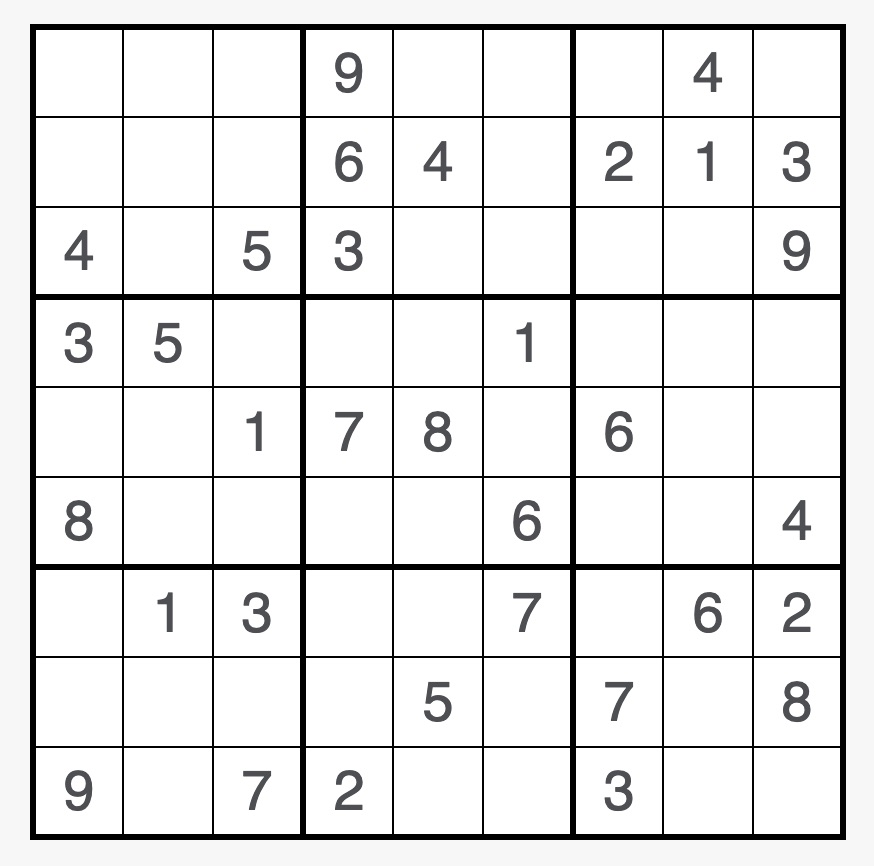
#> input picture sudoku-solver-api/sudoku_images/puzzle1.jpeg, 874 x 866 px
$ python -i process.py   (imports and definitions only)
#> lines starting #> are read from the running program, lines starting #| are printed output that depends on the picture
#> further down, picture is the input picture: shape (866, 874, 3); mean B, G, R 231, 230.9, 230.9
import cv2
import numpy as np
from . import utils


# [49 lines left out: functions findSudokuBox, extractSudokuBox, not called in this run]


def getGridLines(img):
    tmp = img.copy()

    row_len = img.shape[0]
#> row_len = 866
    col_len = img.shape[1]
#> col_len = 874

    row_size = row_len // 13
#> row_size = 66
    col_size = col_len // 13
#> col_size = 67

    row_kernel = cv2.getStructuringElement(cv2.MORPH_RECT, (row_size, 1))
    col_kernel = cv2.getStructuringElement(cv2.MORPH_RECT, (1, col_size))
#> col_kernel = 67 values from 1 to 1

    horizontal = cv2.erode(tmp, row_kernel)
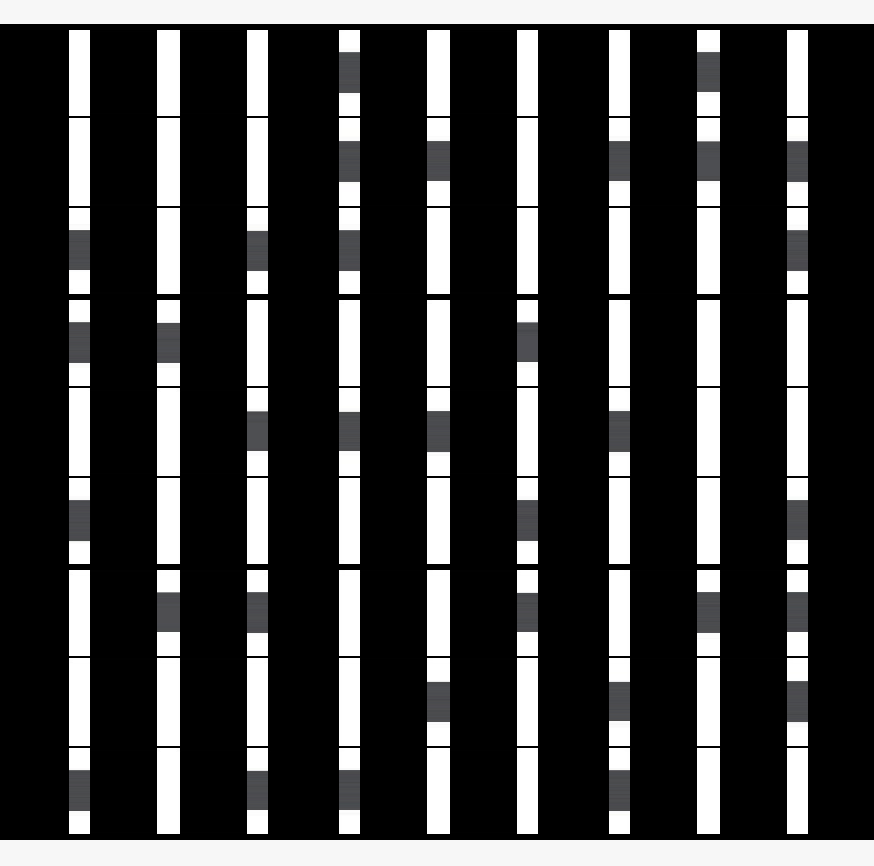
#> horizontal: shape (866, 874, 3); mean B, G, R 58.8, 58.7, 58.7
    horizontal = cv2.dilate(horizontal, row_kernel)
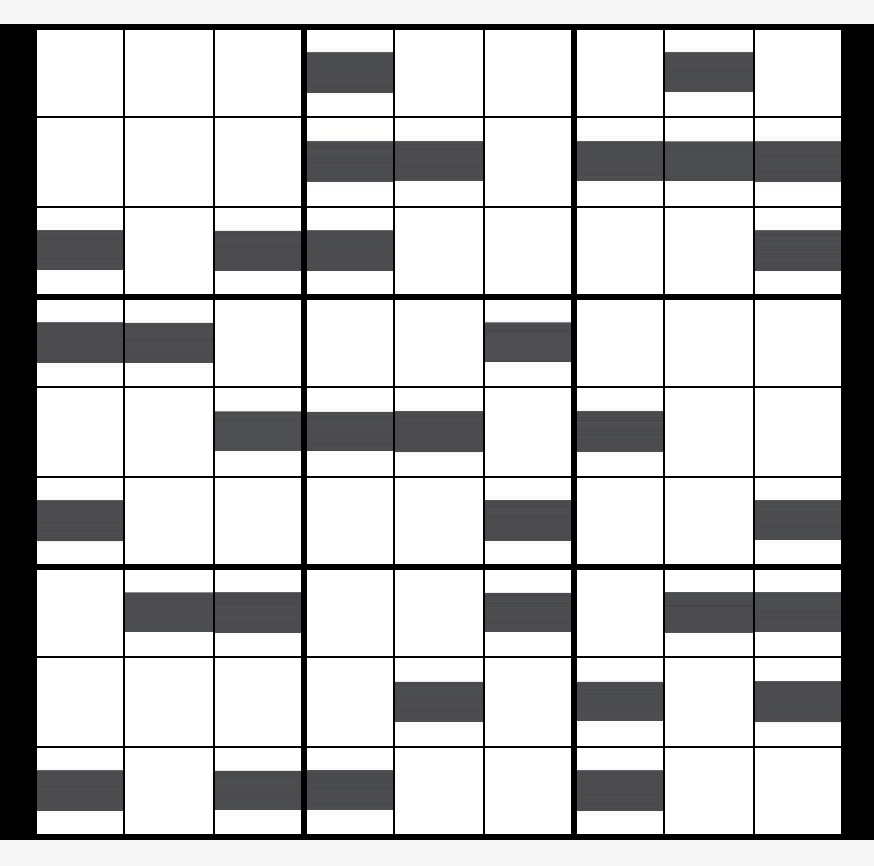
#> horizontal: shape (866, 874, 3); mean B, G, R 192.4, 191.9, 191.8

    vertical = cv2.erode(tmp, col_kernel)
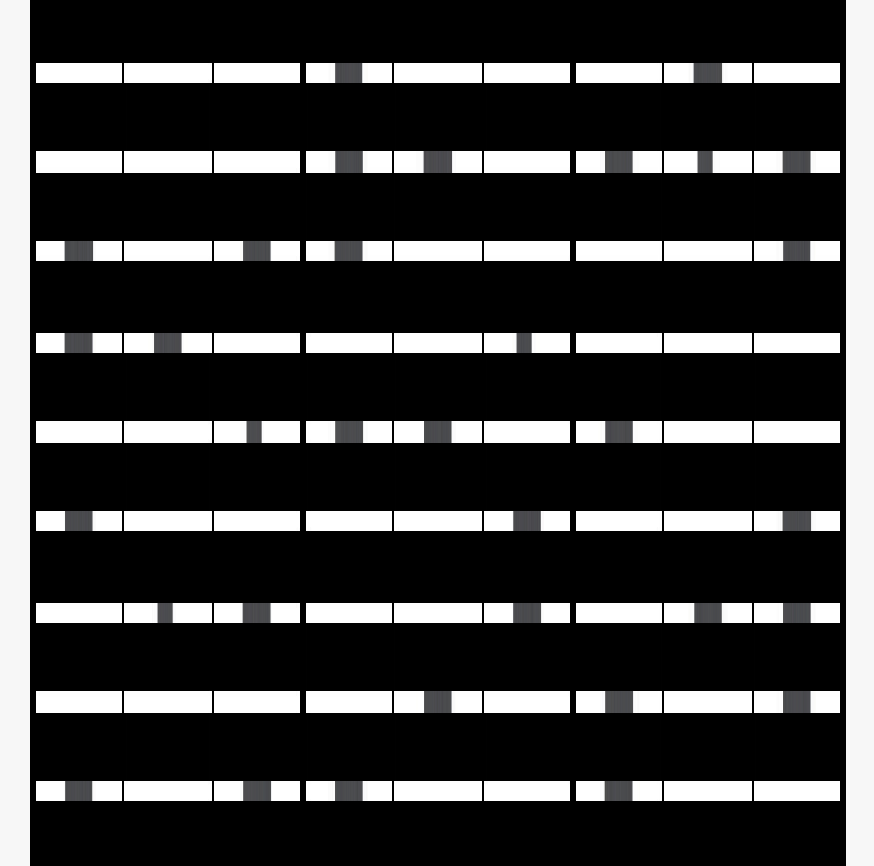
#> vertical: shape (866, 874, 3); mean B, G, R 61, 61, 60.9
    vertical = cv2.dilate(vertical, col_kernel)
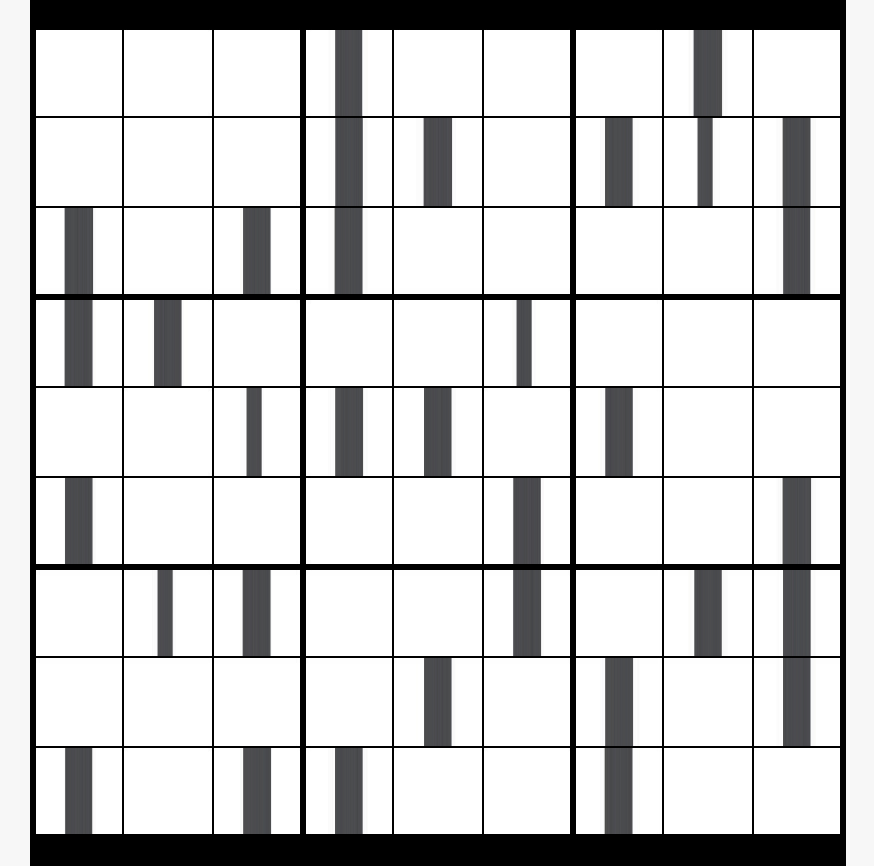
#> vertical: shape (866, 874, 3); mean B, G, R 203.7, 203.4, 203.3

    grid = cv2.add(horizontal, vertical)
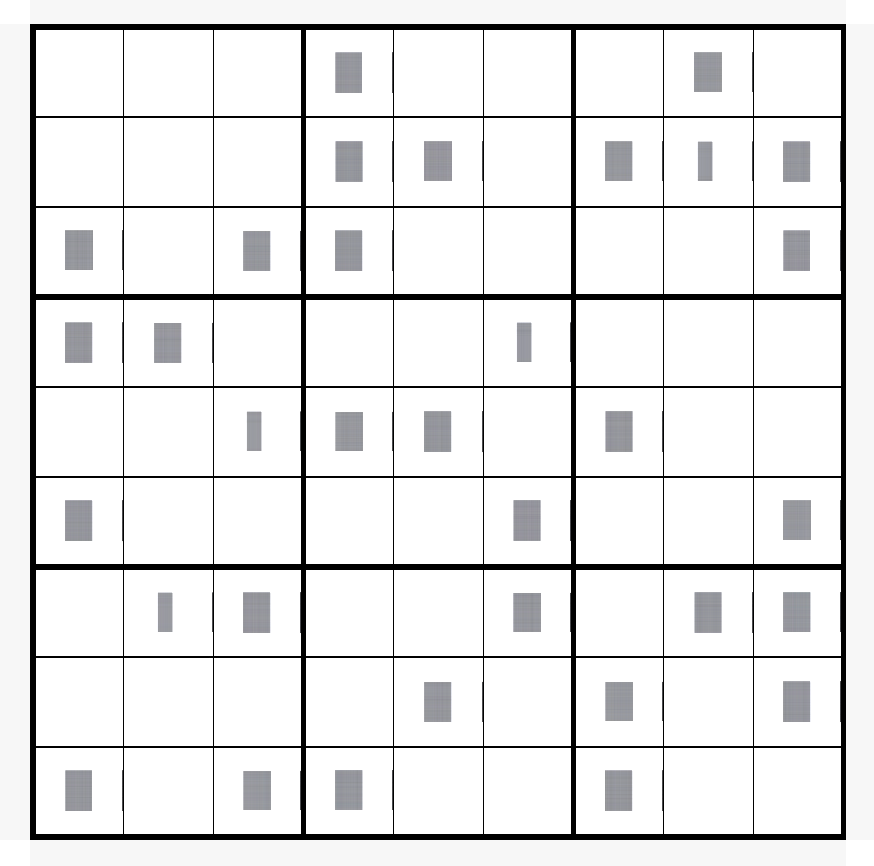
#> grid: shape (866, 874, 3); mean B, G, R 232.4, 232.1, 232

    return grid


# [43 lines left out: functions createGridMask, applyGridMask, splitIntoCells, cleanCells, not called in this run]

>>> import cv2
>>> picture = cv2.imread('../../sudoku-solver-api/sudoku_images/puzzle1.jpeg')
>>> result = getGridLines(picture)
